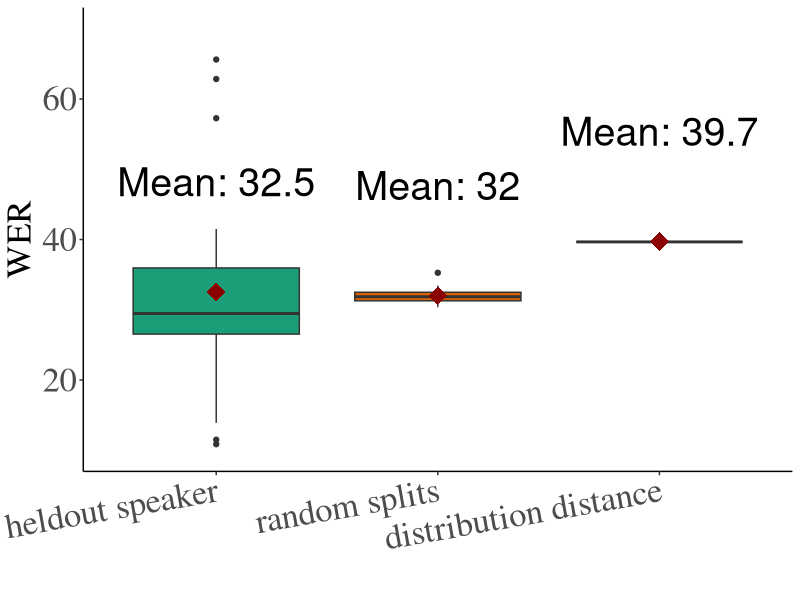
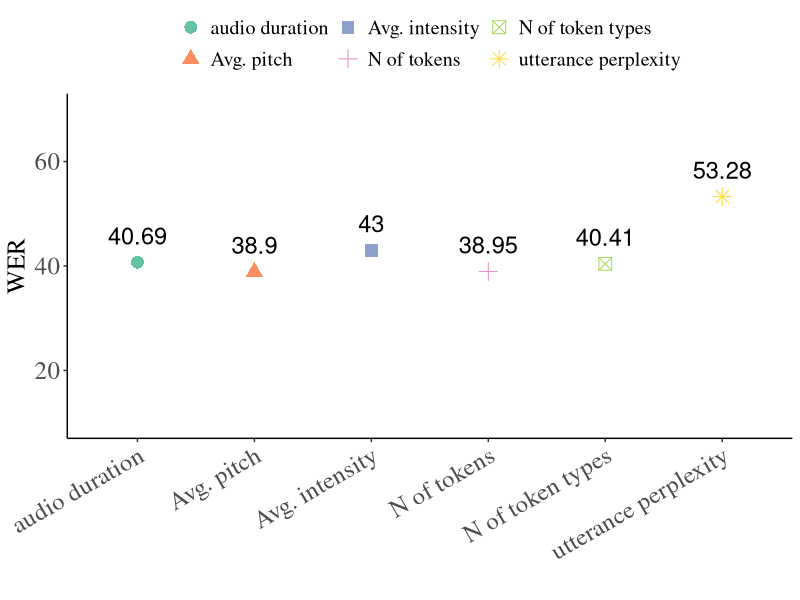
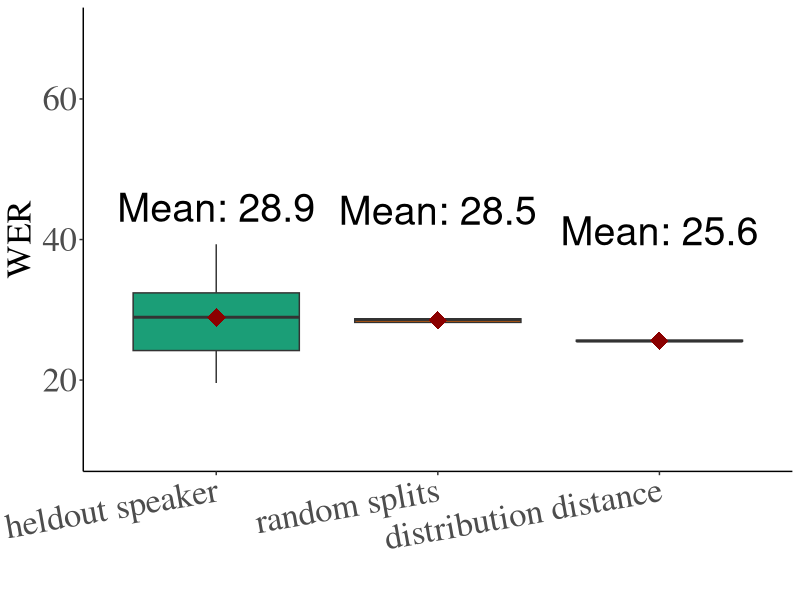
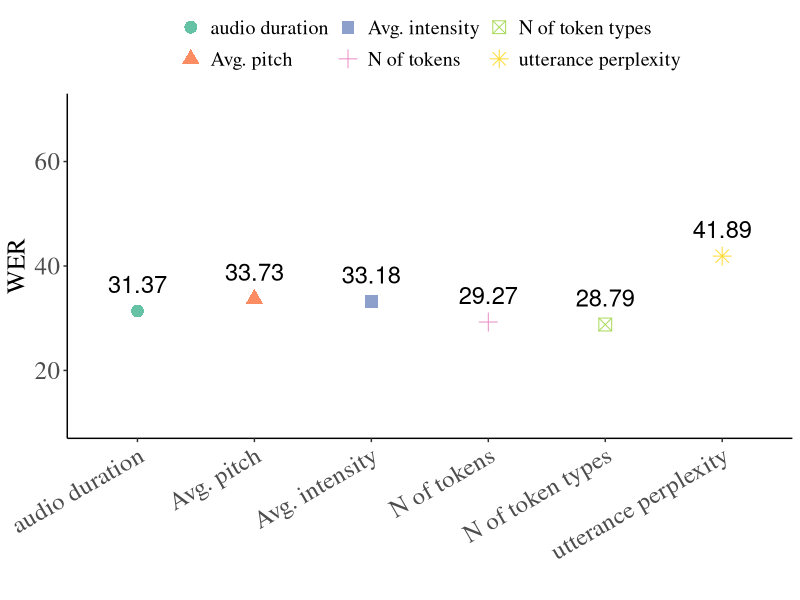
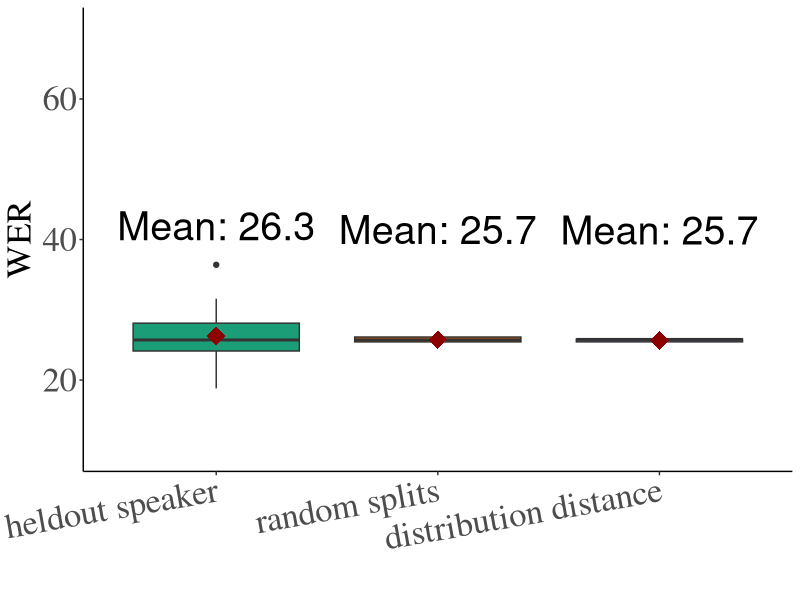
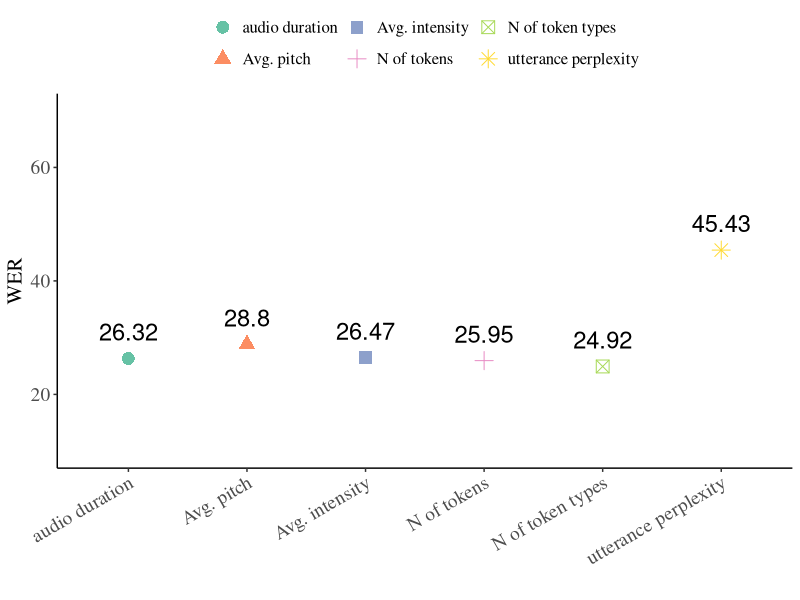
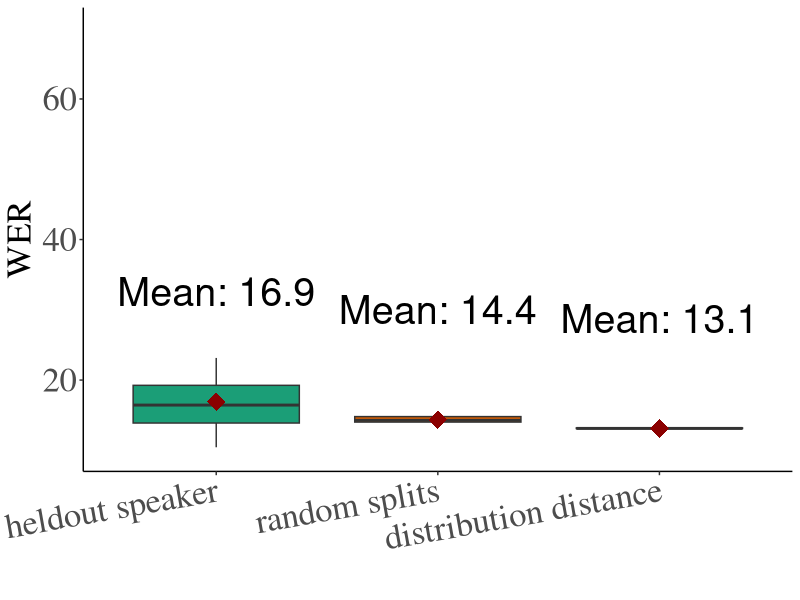
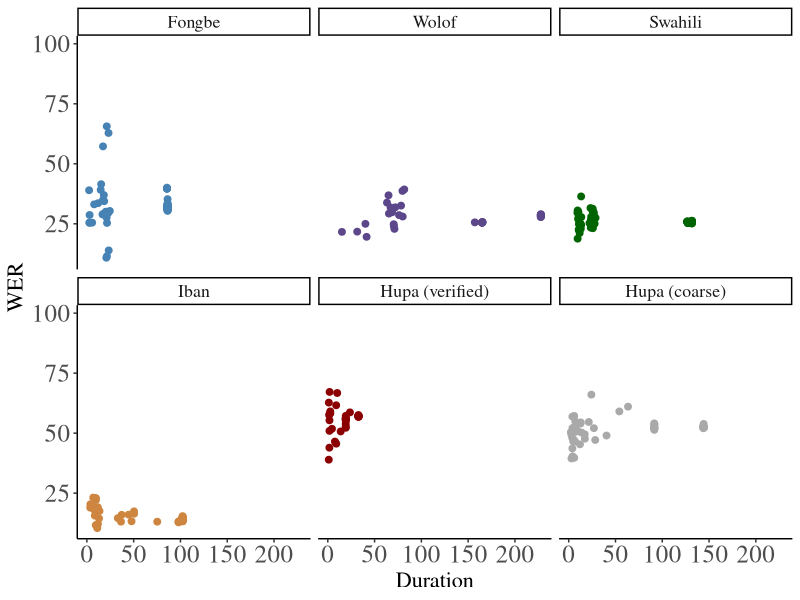

R code for these plots, in order:
library(ggplot2)

### Fongbe ###

fongbe <- read.csv('fongbe_eval.txt', header = T, sep = '\t')
fongbe$Duration <- fongbe$Duration / 60
fongbe$Language <- rep('Fongbe', nrow(fongbe))
fongbe$Evaluation <- replace(fongbe$Evaluation, fongbe$Evaluation == 'random_different', 'random splits')
fongbe$Evaluation <- replace(fongbe$Evaluation, fongbe$Evaluation == 'distance', 'distribution distance')
fongbe$Evaluation <- replace(fongbe$Evaluation, fongbe$Evaluation == 'heldout_speaker', 'heldout speaker')
fongbe$Evaluation <- replace(fongbe$Evaluation, fongbe$Evaluation == 'ave_intensity', 'Avg. intensity')
fongbe$Evaluation <- replace(fongbe$Evaluation, fongbe$Evaluation == 'ave_pitch', 'Avg. pitch')
fongbe$Evaluation <- replace(fongbe$Evaluation, fongbe$Evaluation == 'len_different', 'audio duration')
fongbe$Evaluation <- replace(fongbe$Evaluation, fongbe$Evaluation == 'num_word', 'N of tokens')
fongbe$Evaluation <- replace(fongbe$Evaluation, fongbe$Evaluation == 'word_type', 'N of token types')
fongbe$Evaluation <- replace(fongbe$Evaluation, fongbe$Evaluation == 'ppl', 'utterance perplexity')

fongbe_variable <- subset(fongbe,Evaluation %in% c('heldout speaker', 'random splits', 'distribution distance'))
fongbe_variable$Evaluation <- factor(fongbe_variable$Evaluation, levels = c('heldout speaker', 'random splits', 'distribution distance'))
#names(fongbe_variable) <- c('Language', 'Speaker', 'Duration', 'WER', 'Data split method')

fongbe_rest <- subset(fongbe, !(Evaluation %in% c('heldout speaker', 'random splits', 'distribution distance')))
fongbe_rest$Evaluation <- factor(fongbe_rest$Evaluation, levels = c('audio duration', 'Avg. pitch', 'Avg. intensity', 'N of tokens', 'N of token types', 'utterance perplexity'))
#names(fongbe_rest) <- c('Language', 'Speaker', 'Duration', 'WER', 'Data split method')

ggplot(fongbe_variable, aes(x=Evaluation, y=WER, fill=Evaluation)) +
  geom_boxplot() +
  scale_fill_brewer(palette="Dark2") + 
  stat_summary(fun=mean, colour="darkred", geom="point", 
               shape=18, size=6, show.legend=FALSE) + 
  stat_summary(fun = mean, geom = "text", col = "black",     # Add text to plot
               vjust = -3.3, size = 10, aes(label = paste("Mean:", round(..y.., digits = 1)))) +
  ylim(c(10, 70)) + 
  xlab('') +
  labs(fill = "Data split method") + 
  theme_classic() +
  guides(linetype = guide_legend(nrow = 2)) +
  theme(legend.position="") +
  theme(legend.title = element_blank(),
        text = element_text(size=25, family="Times"),
        axis.text.x=element_text(size=25),
        axis.text.y=element_text(size=25)) +
  scale_x_discrete(guide = guide_axis(angle = 10)) 

ggplot(fongbe_rest, aes(x=Evaluation, y=WER, color=Evaluation)) +
  geom_point(size=4,  aes(shape = Evaluation)) +
  scale_color_brewer(palette="Set2") + 
  geom_text(aes(label=WER), vjust=-1, color="black", size=6) +
  ylim(c(10, 70)) + 
  xlab('') +
  labs(fill = "Data split method") + 
  theme_classic() +
  theme(legend.position="top") +
  theme(legend.title = element_blank(),
        text = element_text(size=18, family="Times"),
        axis.text.x=element_text(size=18),
        axis.text.y=element_text(size=18)) +
  scale_x_discrete(guide = guide_axis(angle = 30)) 

### Wolof ###

wolof <- read.csv('wolof_eval.txt', header = T, sep = '\t')
wolof$Duration <- wolof$Duration / 60
wolof$Language <- rep('Wolof', nrow(wolof))
wolof$Evaluation <- replace(wolof$Evaluation, wolof$Evaluation == 'random_different', 'random splits')
wolof$Evaluation <- replace(wolof$Evaluation, wolof$Evaluation == 'distance', 'distribution distance')
wolof$Evaluation <- replace(wolof$Evaluation, wolof$Evaluation == 'heldout_speaker', 'heldout speaker')
wolof$Evaluation <- replace(wolof$Evaluation, wolof$Evaluation == 'ave_intensity', 'Avg. intensity')
wolof$Evaluation <- replace(wolof$Evaluation, wolof$Evaluation == 'ave_pitch', 'Avg. pitch')
wolof$Evaluation <- replace(wolof$Evaluation, wolof$Evaluation == 'len_different', 'audio duration')
wolof$Evaluation <- replace(wolof$Evaluation, wolof$Evaluation == 'num_word', 'N of tokens')
wolof$Evaluation <- replace(wolof$Evaluation, wolof$Evaluation == 'word_type', 'N of token types')
wolof$Evaluation <- replace(wolof$Evaluation, wolof$Evaluation == 'ppl', 'utterance perplexity')

wolof_variable <- subset(wolof,Evaluation %in% c('heldout speaker', 'random splits', 'distribution distance'))
wolof_variable$Evaluation <- factor(wolof_variable$Evaluation, levels = c('heldout speaker', 'random splits', 'distribution distance'))
#names(wolof_variable) <- c('Language', 'Speaker', 'Duration', 'WER', 'Data split method')

wolof_rest <- subset(wolof, !(Evaluation %in% c('heldout speaker', 'random splits', 'distribution distance')))
wolof_rest$Evaluation <- factor(wolof_rest$Evaluation, levels = c('audio duration', 'Avg. pitch', 'Avg. intensity', 'N of tokens', 'N of token types', 'utterance perplexity'))
#names(wolof_rest) <- c('Language', 'Speaker', 'Duration', 'WER', 'Data split method')

ggplot(wolof_variable, aes(x=Evaluation, y=WER, fill=Evaluation)) +
  geom_boxplot() +
  scale_fill_brewer(palette="Dark2") + 
  stat_summary(fun=mean, colour="darkred", geom="point", 
               shape=18, size=6, show.legend=FALSE) + 
  stat_summary(fun = mean, geom = "text", col = "black",     # Add text to plot
               vjust = -3.3, size = 10, aes(label = paste("Mean:", round(..y.., digits = 1)))) +
  ylim(c(10, 70)) + 
  xlab('') +
  labs(fill = "Data split method") + 
  theme_classic() +
  guides(linetype = guide_legend(nrow = 2)) +
  theme(legend.position="") +
  theme(legend.title = element_blank(),
        text = element_text(size=25, family="Times"),
        axis.text.x=element_text(size=25),
        axis.text.y=element_text(size=25)) +
  scale_x_discrete(guide = guide_axis(angle = 10)) 

ggplot(wolof_rest, aes(x=Evaluation, y=WER, color=Evaluation)) +
  geom_point(size=4,  aes(shape = Evaluation)) +
  scale_color_brewer(palette="Set2") + 
  geom_text(aes(label=WER), vjust=-1, color="black", size=6) +
  ylim(c(10, 70)) + 
  xlab('') +
  labs(fill = "Data split method") + 
  theme_classic() +
  theme(legend.position="top") +
  theme(legend.title = element_blank(),
        text = element_text(size=18, family="Times"),
        axis.text.x=element_text(size=18),
        axis.text.y=element_text(size=18)) +
  scale_x_discrete(guide = guide_axis(angle = 30)) 


### Swahili

swahili <- read.csv('swahili_eval.txt', header = T, sep = '\t')
swahili$Duration <- swahili$Duration / 60
swahili$Language <- rep('Swahili', nrow(swahili))
swahili$Evaluation <- replace(swahili$Evaluation, swahili$Evaluation == 'random_different', 'random splits')
swahili$Evaluation <- replace(swahili$Evaluation, swahili$Evaluation == 'distance', 'distribution distance')
swahili$Evaluation <- replace(swahili$Evaluation, swahili$Evaluation == 'heldout_speaker', 'heldout speaker')
swahili$Evaluation <- replace(swahili$Evaluation, swahili$Evaluation == 'ave_intensity', 'Avg. intensity')
swahili$Evaluation <- replace(swahili$Evaluation, swahili$Evaluation == 'ave_pitch', 'Avg. pitch')
swahili$Evaluation <- replace(swahili$Evaluation, swahili$Evaluation == 'len_different', 'audio duration')
swahili$Evaluation <- replace(swahili$Evaluation, swahili$Evaluation == 'num_word', 'N of tokens')
swahili$Evaluation <- replace(swahili$Evaluation, swahili$Evaluation == 'word_type', 'N of token types')
swahili$Evaluation <- replace(swahili$Evaluation, swahili$Evaluation == 'ppl', 'utterance perplexity')

swahili_variable <- subset(swahili,Evaluation %in% c('heldout speaker', 'random splits', 'distribution distance'))
swahili_variable$Evaluation <- factor(swahili_variable$Evaluation, levels = c('heldout speaker', 'random splits', 'distribution distance'))
#names(swahili_variable) <- c('Language', 'Speaker', 'Duration', 'WER', 'Data split method')

swahili_rest <- subset(swahili, !(Evaluation %in% c('heldout speaker', 'random splits', 'distribution distance')))
swahili_rest$Evaluation <- factor(swahili_rest$Evaluation, levels = c('audio duration', 'Avg. pitch', 'Avg. intensity', 'N of tokens', 'N of token types', 'utterance perplexity'))
#names(swahili_rest) <- c('Language', 'Speaker', 'Duration', 'WER', 'Data split method')

ggplot(swahili_variable, aes(x=Evaluation, y=WER, fill=Evaluation)) +
  geom_boxplot() +
  scale_fill_brewer(palette="Dark2") + 
  stat_summary(fun=mean, colour="darkred", geom="point", 
               shape=18, size=6, show.legend=FALSE) + 
  stat_summary(fun = mean, geom = "text", col = "black",     # Add text to plot
               vjust = -3.3, size = 10, aes(label = paste("Mean:", round(..y.., digits = 1)))) +
  ylim(c(10, 70)) + 
  xlab('') +
  labs(fill = "Data split method") + 
  theme_classic() +
  guides(linetype = guide_legend(nrow = 2)) +
  theme(legend.position="") +
  theme(legend.title = element_blank(),
        text = element_text(size=25, family="Times"),
        axis.text.x=element_text(size=25),
        axis.text.y=element_text(size=25)) +
  scale_x_discrete(guide = guide_axis(angle = 10)) 

ggplot(swahili_rest, aes(x=Evaluation, y=WER, color=Evaluation)) +
  geom_point(size=4,  aes(shape = Evaluation)) +
  scale_color_brewer(palette="Set2") + 
  geom_text(aes(label=WER), vjust=-1, color="black", size=6) +
  ylim(c(10, 70)) + 
  xlab('') +
  labs(fill = "Data split method") + 
  theme_classic() +
  theme(legend.position="top") +
  theme(legend.title = element_blank(),
        text = element_text(size=15, family="Times"),
        axis.text.x=element_text(size=14),
        axis.text.y=element_text(size=14)) +
  scale_x_discrete(guide = guide_axis(angle = 30)) 


### Iban ###

iban <- read.csv('iban_eval.txt', header = T, sep = '\t')
iban$Duration <- iban$Duration / 60
iban$Language <- rep('Iban', nrow(iban))
iban$Evaluation <- replace(iban$Evaluation, iban$Evaluation == 'random_different', 'random splits')
iban$Evaluation <- replace(iban$Evaluation, iban$Evaluation == 'distance', 'distribution distance')
iban$Evaluation <- replace(iban$Evaluation, iban$Evaluation == 'heldout_speaker', 'heldout speaker')
iban$Evaluation <- replace(iban$Evaluation, iban$Evaluation == 'ave_intensity', 'Avg. intensity')
iban$Evaluation <- replace(iban$Evaluation, iban$Evaluation == 'ave_pitch', 'Avg. pitch')
iban$Evaluation <- replace(iban$Evaluation, iban$Evaluation == 'len_different', 'audio duration')
iban$Evaluation <- replace(iban$Evaluation, iban$Evaluation == 'num_word', 'N of tokens')
iban$Evaluation <- replace(iban$Evaluation, iban$Evaluation == 'word_type', 'N of token types')
iban$Evaluation <- replace(iban$Evaluation, iban$Evaluation == 'ppl', 'utterance perplexity')

iban_variable <- subset(iban,Evaluation %in% c('heldout speaker', 'random splits', 'distribution distance'))
iban_variable$Evaluation <- factor(iban_variable$Evaluation, levels = c('heldout speaker', 'random splits', 'distribution distance'))
#names(iban_variable) <- c('Language', 'Speaker', 'Duration', 'WER', 'Data split method')

iban_rest <- subset(iban, !(Evaluation %in% c('heldout speaker', 'random splits', 'distribution distance')))
iban_rest$Evaluation <- factor(iban_rest$Evaluation, levels = c('audio duration', 'Avg. pitch', 'Avg. intensity', 'N of tokens', 'N of token types', 'utterance perplexity'))
#names(iban_rest) <- c('Language', 'Speaker', 'Duration', 'WER', 'Data split method')

ggplot(iban_variable, aes(x=Evaluation, y=WER, fill=Evaluation)) +
  geom_boxplot() +
  scale_fill_brewer(palette="Dark2") + 
  stat_summary(fun=mean, colour="darkred", geom="point", 
               shape=18, size=6, show.legend=FALSE) + 
  stat_summary(fun = mean, geom = "text", col = "black",     # Add text to plot
               vjust = -3.3, size=10, aes(label = paste("Mean:", round(..y.., digits = 1)))) +
  ylim(c(10, 70)) + 
  xlab('') +
  labs(fill = "Data split method") + 
  theme_classic() +
  guides(linetype = guide_legend(nrow = 2)) +
  theme(legend.position="") +
  theme(legend.title = element_blank(),
        text = element_text(size=25, family="Times"),
        axis.text.x=element_text(size=25),
        axis.text.y=element_text(size=25)) +
  scale_x_discrete(guide = guide_axis(angle = 10)) 

hupa_top_tier <- read.csv('hupa_top_tier_eval.txt', header = T, sep = '\t')
hupa_top_tier$Duration <- hupa_top_tier$Duration / 60
hupa_top_tier$Language <- rep('Hupa (verified)', nrow(hupa_top_tier))

hupa_second_tier <- read.csv('hupa_second_tier_eval.txt', header = T, sep = '\t')
hupa_second_tier$Duration <- hupa_second_tier$Duration / 60
hupa_second_tier$Language <- rep('Hupa (coarse)', nrow(hupa_second_tier))

### All together ####

data <- rbind(fongbe, wolof, swahili, iban, hupa_top_tier, hupa_second_tier)
data$Language <- factor(data$Language, levels = c('Fongbe', 'Wolof', 'Swahili', 'Iban', 'Hupa (verified)', 'Hupa (coarse)'))

ggplot(data, aes(x=Duration, y=WER)) + 
  geom_point(size=2, aes(color = Language)) + 
  scale_color_manual(values = c("steelblue", "mediumpurple4", "darkgreen", "peru", "darkred", "darkgrey")) +
#  labs(title="Wolof",x="Audio duration (s)", y = "WER")+
  facet_wrap( ~ Language, nrow = 2) +
  theme_classic() + 
  guides(linetype = guide_legend(nrow = 2)) +
  theme(legend.position="none") +
  theme(legend.title = element_blank(),
        text = element_text(size=16, family="Times"),
        axis.text.x=element_text(size=18),
        axis.text.y=element_text(size=18)) 

